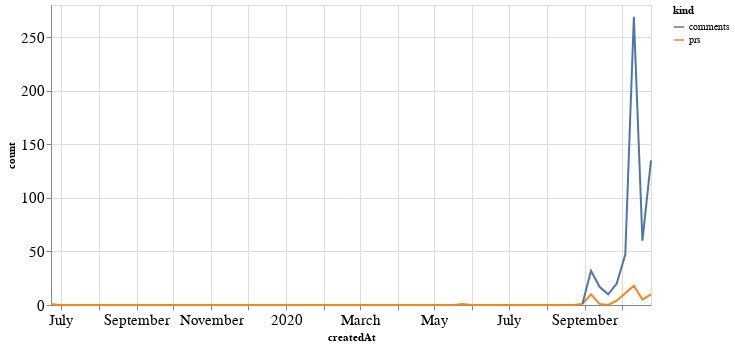

Here is the notebook cell this chart was saved with:
### Code cell
alt.Chart(total_time, width=600).mark_line().encode(
    x='createdAt',
    y='count',
    color='kind'
)

### Figure 1 — Vega-Lite specification as saved in the notebook (floating-point values rounded to 4 significant figures; data arrays with more than 128 entries replaced by an {"elided": "..."} marker saying what was removed)
{"config": {"axisLeft": {"labelFontSize": 15}, "axisBottom": {"labelFontSize": 15}}, "data": {"name": "data-439ee395e33942a26931c270f27b89d4"}, "mark": "line", "encoding": {"color": {"type": "nominal", "field": "kind"}, "x": {"type": "temporal", "field": "createdAt"}, "y": {"type": "quantitative", "field": "count"}}, "width": 600, "$schema": "https://vega.github.io/schema/vega-lite/v4.8.1.json", "datasets": {"data-439ee395e33942a26931c270f27b89d4": {"elided": "142 records"}}}
